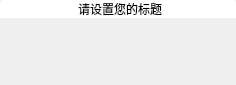
<?xml version="1.0" encoding="UTF-8"?>
<ui version="4.0">
 <class>TopWindow</class>
 <widget class="QWidget" name="TopWindow">
  <property name="geometry">
   <rect>
    <x>0</x>
    <y>0</y>
    <width>236</width>
    <height>85</height>
   </rect>
  </property>
  <property name="windowTitle">
   <string>TopWindow</string>
  </property>
  <property name="styleSheet">
   <string notr="true">#titleBar {
    background: white;
    border-top-left-radius: 3px;
    border-top-right-radius: 3px;
}

#titleBar #titleLabel {
    padding-left: 4px;
}

#titleBar QPushButton  {
    border: none;
    min-width: 25px;
    max-width: 25px;
    min-height: 27px;
    max-height: 27px;
    padding: 0;
    margin: 0;
    border-width: 0 0 0 0;
}

#titleBar #minButton {
    border-image: url(://images/min.png) 0 0 0 0 stretch stretch;
}
#titleBar #minButton:hover {
    border-image: url(://images/min-hover.png) 0 0 0 0 stretch stretch;
}
#titleBar #minButton:pressed {
    border-image: url(://images/min-pressed.png) 0 0 0 0 stretch stretch;
}

#titleBar #maxButton {
    border-image: url(://images/max.png) 0 0 0 0 stretch stretch;
}
#titleBar #maxButton:hover {
    border-image: url(://images/max-hover.png) 0 0 0 0 stretch stretch;
}

#titleBar #maxButton:pressed {
    border-image: url(://images/max-pressed.png) 0 0 0 0 stretch stretch;
}

#titleBar #restoreButton {
    border-image: url(://images/restore.png) 0 0 0 0 stretch stretch;
}
#titleBar #restoreButton:hover {
    border-image: url(://images/restore-hover.png) 0 0 0 0 stretch stretch;
}

#titleBar #restoreButton:pressed {
    border-image: url(://images/restore-pressed.png) 0 0 0 0 stretch stretch;
}

#titleBar #closeButton {
    border-image: url(://images/close.png) 0 0 0 0 stretch stretch;
}
#titleBar #closeButton:hover {
    border-image: url(://images/close-hover.png) 0 0 0 0 stretch stretch;
}

#titleBar #closeButton:pressed {
    border-image: url(://images/close-pressed.png) 0 0 0 0 stretch stretch;
}

QSizeGrip {
    width: 12px;
    height: 12px;
    border-width: 0 0 0 0;
    border-image: url(://images/size-grip.png) 0 0 0 0 stretch stretch;
}
</string>
  </property>
  <layout class="QGridLayout" name="gridLayout">
   <property name="leftMargin">
    <number>0</number>
   </property>
   <property name="topMargin">
    <number>0</number>
   </property>
   <property name="rightMargin">
    <number>0</number>
   </property>
   <property name="bottomMargin">
    <number>0</number>
   </property>
   <item row="0" column="0">
    <widget class="QWidget" name="titleBar" native="true">
     <layout class="QHBoxLayout" name="horizontalLayout">
      <property name="spacing">
       <number>0</number>
      </property>
      <property name="leftMargin">
       <number>0</number>
      </property>
      <property name="topMargin">
       <number>0</number>
      </property>
      <property name="rightMargin">
       <number>0</number>
      </property>
      <property name="bottomMargin">
       <number>0</number>
      </property>
      <item>
       <widget class="QLabel" name="titleLabel">
        <property name="text">
         <string>请设置您的标题</string>
        </property>
        <property name="alignment">
         <set>Qt::AlignCenter</set>
        </property>
       </widget>
      </item>
     </layout>
    </widget>
   </item>
   <item row="1" column="0">
    <widget class="QWidget" name="centralWidget" native="true">
     <property name="sizePolicy">
      <sizepolicy hsizetype="Preferred" vsizetype="Expanding">
       <horstretch>0</horstretch>
       <verstretch>0</verstretch>
      </sizepolicy>
     </property>
     <property name="styleSheet">
      <string notr="true"/>
     </property>
    </widget>
   </item>
  </layout>
 </widget>
 <layoutdefault spacing="6" margin="11"/>
 <resources/>
 <connections/>
</ui>
